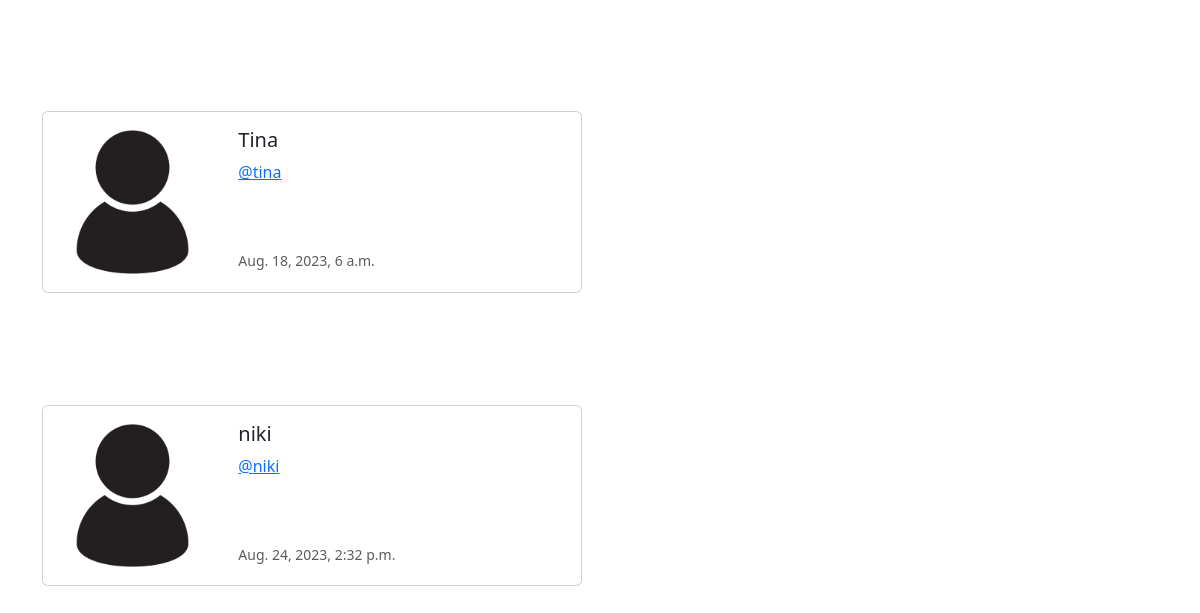
/profile_list/ (signed in, lower part), run on an earlier commit of the app's database.
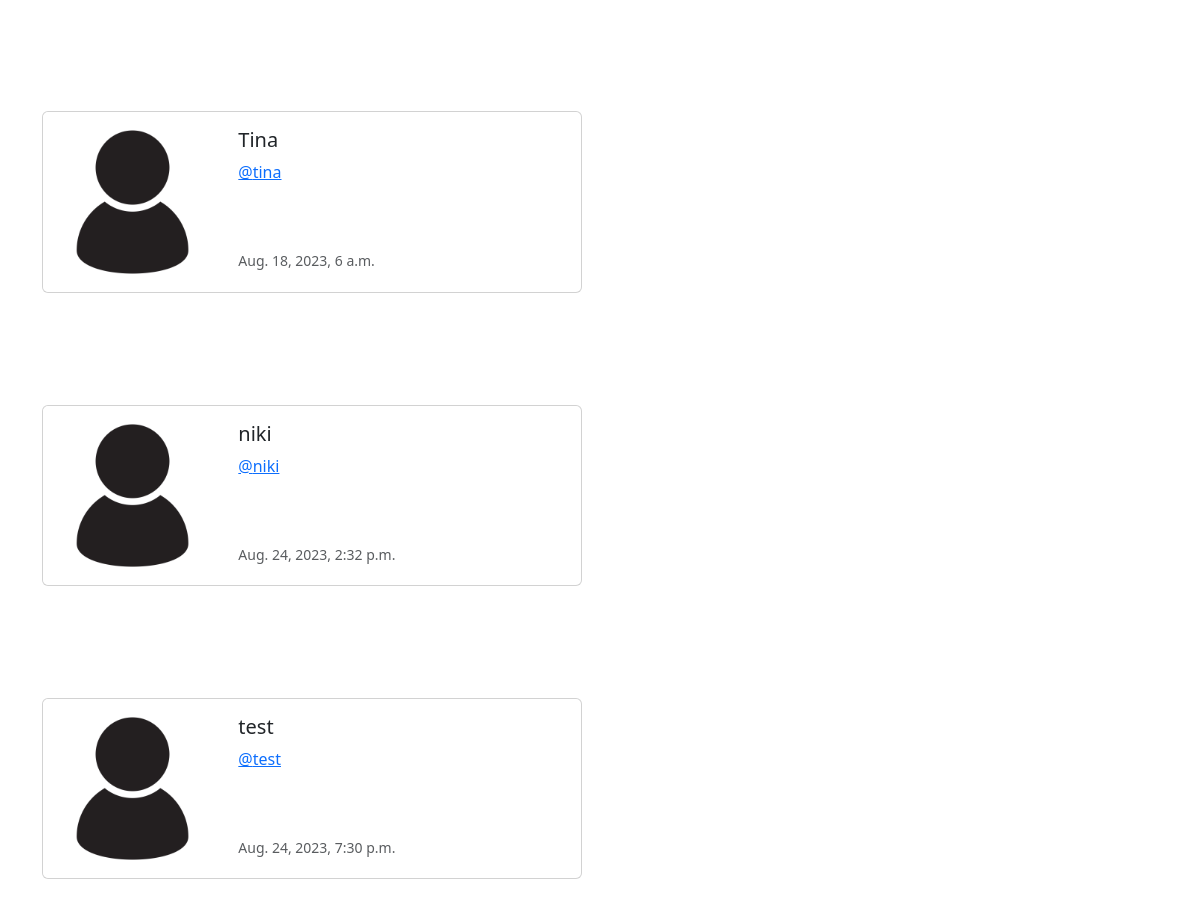
And on a later commit of the database.
### musker/models.py (models this page shows, shortened)
class Profile(models.Model):
    user = models.OneToOneField(User, on_delete=models.CASCADE)
    follows = models.ManyToManyField("self",
                                     related_name="followed_by",
                                     symmetrical=False, #I can follow you, you dont have to follow me, vise versa
                                     blank=True)
    date_modified = models.DateTimeField(User, auto_now=True)
    profile_image = models.ImageField(null=True, blank=True, upload_to="images/")

### musker/views.py (the view)
# urls.py: path('profile_list/', views.profile_list, name='profile_list'),
def profile_list(request):
    if request.user.is_authenticated:
        profiles = Profile.objects.exclude(user=request.user) # exclusing the current logged in user
        return render(request, 'profile_list.html', {"profiles" : profiles})
    else:
        messages.success(request, ("You Must Be Logged In!"))
        return redirect('home')

### musker/templates/profile_list.html (shortened to what this page needs)
{% extends 'base.html' %}
{% load static %}
{% block content %}
 <br/>
    {% if profiles %}
        {% for profile in profiles %}
        <div class="card mb-3" style="max-width: 540px;">
            <div class="row g-0">
              <div class="col-md-4">
                {% if profile.profile_image %}
                  <img src="{{  profile.profile_image.url }}" width = 200 height200 class="img-fluid rounded-start" alt="{{ profile.user.username }}">
                {% else %}
                  <img src="{% static 'images/profile_icon.jpg' %}" width = 200 height200 class="img-fluid rounded-start" alt="...">
                {% endif %}
              </div>
              <div class="col-md-8">
                <div class="card-body">
                  <h5 class="card-title">{{ profile.user.username }}</h5>
                  <p class="card-text"> <a href="{% url 'profile' profile.user.id %}"> @{{ profile.user.username|lower }}</a></p> <br> <br>
                  <p class="card-text"><small class="text-body-secondary">{{ profile.date_modified }}</small></p>
                </div>
              </div>
            </div>
          </div>
          <br><br>
            <br/><br/>
        {% endfor %}
    {% endif %}
{% endblock content %}

What changed in the data, as far as the page shows it:
added Profile: user.username "test", date_modified "Aug. 24, 2023, 7:30 p.m."
